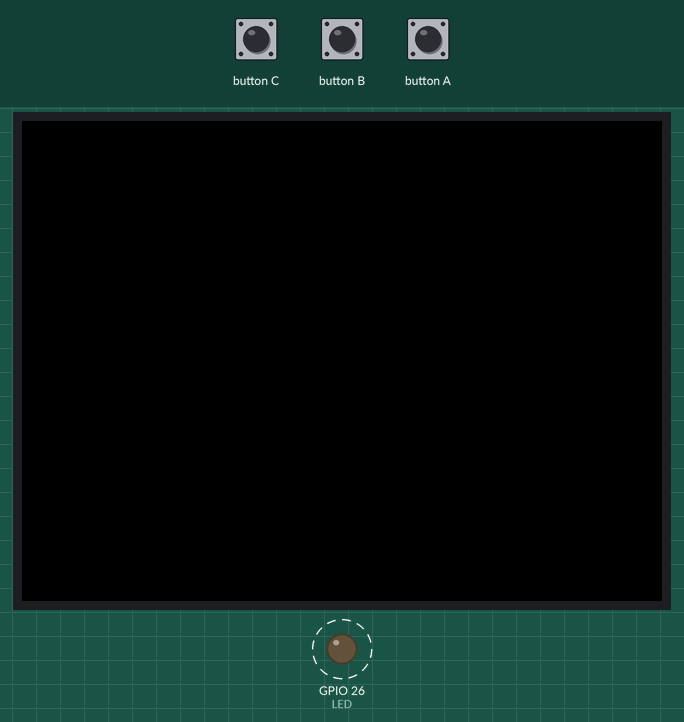
Bench run of a sketch on a simulated ESP32. Shown: 320×240 colour display, output pins drawn as LEDs (lit = HIGH). Dashed ring = blinking.

Above: at 0.6 s.
Timing chart, 0 to 4.8 s (numbered marks = the images above):
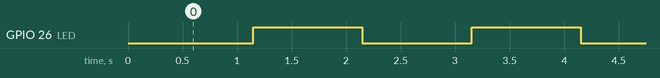

The sketch:

M_stack_gpio.ino
```cpp
#include <M5Stack.h>
int LED=26;
int state=LOW;
void setup() {
  // put your setup code here, to run once:
M5.begin();
pinMode(LED,OUTPUT);
digitalWrite(LED,state);
}

void loop() {
  // put your main code here, to run repeatedly:
/*if(M5.BtnA.wasPressed())
{
  state=!state;
  digitalWrite(LED,state);
  }*/
  digitalWrite(LED,state);
  state=!state;
  delay(1000);
  M5.update();
}
```

Measured:
- by itself, GPIO 26 (LED): alternates HIGH for 1.0 s and LOW for 1.0 s
